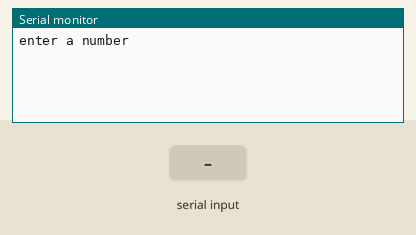
The sketch below on a simulated Arduino Uno, built with avr-gcc and run on an emulated ATmega328P. Parts: the last lines printed to the serial monitor. The inputs (shaded band) are chosen by the test bench.

Above: at 1.2 s.
1.3 s: "90,45\n" received over Serial
At 2.0 s:
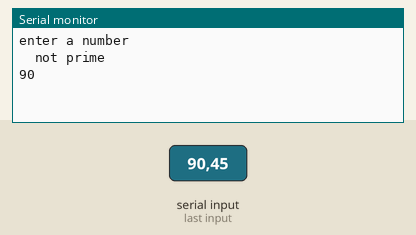
2.8 s: "0\n" received over Serial
At 4.5 s:
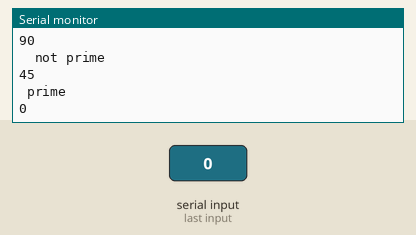
4.8 s: "1\n" received over Serial
At 5.3 s:
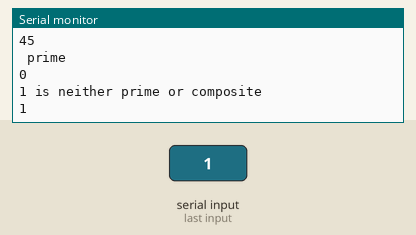
Timing chart, 0 to 7.8 s (numbered marks = the images above; inputs shaded):
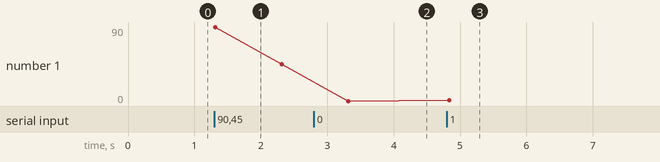

The sketch:

prime_no.ino
```cpp
void setup()
{
  Serial.begin(9600);
  Serial.println("enter a number");

}
void loop()
{
int n, i, flag = 0;

  n = Serial.parseInt();
  if (Serial.available() > 0)
  {

    for (i = 2; i <= n / 2; i++)
    {
      if (n % i == 0)
      {
        flag = 1;

      }

    }
    if (n == 1)
    {
      Serial.println("1 is neither prime or composite");
      Serial.println(n);
    }
    else
    {
      if (flag == 0)
      {
        Serial.println(" prime");
        Serial.println(n);
      }
      else
      {
        Serial.println("  not prime");
        Serial.println(n);
      }

    }
    delay(1000);
  }
}
```

Measured:
- after the input at 1.3 s, the serial monitor: prints a new line at once (image 1)
- after the input at 2.8 s, the serial monitor: prints a new line after 0.50 s (image 2)
- after the input at 4.8 s, the serial monitor: prints a new line at once (image 3)
- plotted number 1: 45 → 0 after the input at 2.8 s, 0 → 1 after the input at 4.8 s
